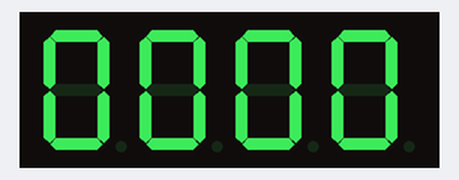
A sketch run on a simulated Arduino Uno, built with avr-gcc and run on an emulated ATmega328P. Shown: 4-digit seven-segment display. Wiring (inferred from the names in the program): 4-digit 7-segment display, segments lit when HIGH: segments pin 6, pin 4, A4, A2, pin 7, pin 5, A3, A5; digit selects pin 8, pin 9, pin 10, A1. The segment pins are drawn as the display they are named for.

Above: at 0.4 s.
At 4.5 s:
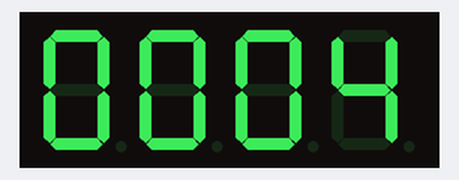
At 10.5 s:
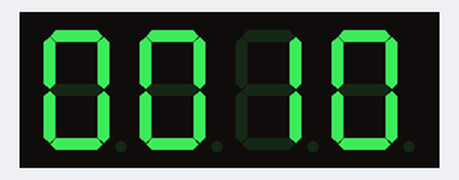
At 19.5 s:
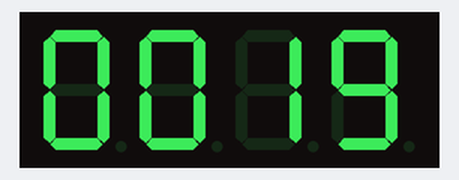
At 28.5 s:
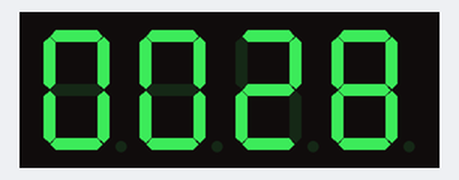
At 37.4 s:
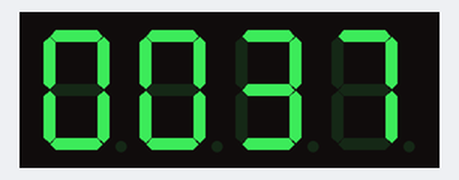

Measured:
- what the display in image 0 shows lasts 0.9 s, from 0.4 s to 1.3 s
- what the display in image 1 shows lasts 0.9 s, from 4.4 s to 5.3 s

The sketch:

sketch_HS420561K_glow.ino
```cpp
////////////////////////////////////////////////////////////////////////
//
//  Playing with 7-segment LED module HS420561K-C30 (common cathode)
//
////////////////////////////////////////////////////////////////////////
//
//  One 7-segment LED: segments A, B, C, D, E, F, G
//
//              0 = A B C D E F         0b00111111
//   AAAA       1 =   B C               0b00000110
//  F    B      2 = A B   D E   G       0b01011011
//  F    B      3 = A B C D     G       0b01001111
//  F    B      4 =   B C     F G       0b01100110
//   GGGG       5 = A   C D   F G       0b01101101
//  E    C      6 = A   C D E F G       0b01111101
//  E    C      7 = A B C               0b00000111
//  E    C      8 = A B C D E F G       0b01111111
//   DDDD       9 = A B C D   F G       0b01101111
//
////////////////////////////////////////////////////////////////////////
//
//  My schema: (v1)
//
//      D9 ---[  R 220Ω ]--- leg 11     (segment A)
//      D8 ---[  R 220Ω ]--- leg  7     (segment B)
//      D7 ---[  R 220Ω ]--- leg  4     (segment C)
//      D6 ---[  R 220Ω ]--- leg  2     (segment D)
//      D5 ---[  R 220Ω ]--- leg  1     (segment E)
//      D4 ---[  R 220Ω ]--- leg 10     (segment F)
//      D3 ---[  R 220Ω ]--- leg  5     (segment G)
//      D2 ---[  R 220Ω ]--- leg  3     (point)
//
//      A0 ----------------- leg 12     (cathode, digit 1)
//      A1 ----------------- leg  9     (cathode, digit 2)
//      A2 ----------------- leg  8     (cathode, digit 3)
//      A3 ----------------- leg  6     (cathode, digit 4)
//
////////////////////////////////////////////////////////////////////////
//
//      Module legs numbering:
//
//
//                     12  11  10   9   8   7
//                      |   |   |   |   |   |
//      +---------------+---+---+---+---+---+---------------+
//      |                                                   |
//      |      ---         ---         ---         ---      |
//      |     |   |       |   |       |   |       |   |     |
//      |     |   |       |   |   *   |   |       |   |     |
//      |      ---         ---         ---         ---      |
//      |     |   |       |   |   *   |   |       |   |     |
//      |     |   |       |   |       |   |       |   |     |
//      |      --- .       --- .       --- .       --- .    |
//      |                                                   |
//      +---------------------------------------------------+
//      |                   HS420561K-C30                   |
//      +---------------+---+---+---+---+---+---------------+
//                      |   |   |   |   |   |
//                      1   2   3   4   5   6
//
//
////////////////////////////////////////////////////////////////////////

// outputs connected to anodes (segments, connected to all digits)
// byte segmentPins[] = { 9, 8, 7, 6, 5, 4, 3, 2 }; // v1
byte segmentPins[] = { 6, 4, A4, A2, 7, 5, A3, A5 }; // step2.1

// outputs connected to cathodes (one cathode per digit)
// byte cathodePins[] = { A3, A2, A1, A0 }; // v1
byte cathodePins[] = { A1, 10, 9, 8 }; // step2.1

// uhmmm, you knowm, this is kinda... font!
// 0xHGFEDCBA
byte digitToSegments[] = {
    0b00111111,   // zero
    0b00000110,   // one
    0b01011011,   // two
    0b01001111,   // three
    0b01100110,   // four
    0b01101101,   // five
    0b01111101,   // six
    0b00000111,   // seven
    0b01111111,   // eight
    0b01101111,   // nine
    0b01110111,   // A
    0b01111100,   // B
    0b00111001,   // C
    0b01011110,   // D
    0b01111001,   // E
    0b01110001    // F
};

////////////////////////////////////////////////////////////////////////

// configure output wires connected to seven-segments
// all digit positions connected to same segments
// input value is bitmask
void setDigitSegments(byte segmentsBitmask) {
    // loop over all output legs
    for (byte i = 0; i < sizeof(segmentPins); i++) {
        // check one bit
        if (segmentsBitmask & (1 << i)) {
            // turn on this segment's LED
            digitalWrite(segmentPins[i], HIGH);
        } else {
            // turn off
            digitalWrite(segmentPins[i], LOW);
        }
    }
}

// configure output wires connected to common cathodes
// one digit position enabled, all others disabled
void setDigitPosition(byte digitPosition) {
    // loop over all four digits
    for (byte i = 0; i < sizeof(cathodePins); i++) {
        // if this is one to show
        if (i == digitPosition) {
            // LOW on cathode enables drain sink
            digitalWrite(cathodePins[i], LOW);
        } else {
            // HIGH on cathode disables drain (thus, no current)
            digitalWrite(cathodePins[i], HIGH);
        }
    }
}

// blank display
void clearDigitPosition() {
  setDigitPosition(255); // value far beyond
}

////////////////////////////////////////////////////////////////////////

/*

// Not in use in this version

// configure output wires connected to seven-segments
// input value is one (hexa)decimal digit
void setDigitValue(byte digitValue) {
    setDigitSegments(digitToSegments[digitValue]);
}

// all together, one digit
void showOneDigit(byte decimalValue, byte digitPosition, unsigned int microseconds) {
  setDigitValue(decimalValue);
  setDigitPosition(digitPosition);
  delayMicroseconds(microseconds);
  clearDigitPosition();
}

// all together, all digits
void showAllDigits(unsigned int value, unsigned int microseconds) {
    for (byte digitPosition = 0; digitPosition < 4; digitPosition++) {
        byte digitValue = value % 10;
        value = value / 10;
        showOneDigit(digitValue, digitPosition, 50);
    }
}

*/

////////////////////////////////////////////////////////////////////////

unsigned int value = 9999;
unsigned int valueNext = 0;

// kinda videoRAM
byte segments[4] = { 0, 0, 0, 0 };
byte segmentsNext[4] = { 0, 0, 0, 0 };

// refresh display & show all digits, one by one
void showSegments(unsigned int frameDelay) {
      for (byte digitPosition = 0; digitPosition < 4; digitPosition++) {
          setDigitSegments(segments[digitPosition]);
          setDigitPosition(digitPosition);
          delayMicroseconds(frameDelay);
          clearDigitPosition();
      }
}

// refresh display, show few frames
void showSegmentsTimes(unsigned int frameDelay, unsigned int times) {
    for (unsigned int frame = 0; frame < times; frame++) {
        showSegments(frameDelay);
    }
}

// do the magic: transition from one image and to another
void showSegmentsTransition(unsigned int frameDelay, unsigned int frameDelayNext) {
    for (byte digitPosition = 0; digitPosition < 4; digitPosition++) {
        // show old
        setDigitSegments(segments[digitPosition]);
        setDigitPosition(digitPosition);
        delayMicroseconds(frameDelay);

        // show new
        setDigitSegments(segmentsNext[digitPosition]);
        delayMicroseconds(frameDelayNext);

        clearDigitPosition();
    }
}

// misc: convert valueNext to segments bitmasks in segmentsNext
void prepareSegmentsNext() {
    unsigned int reminder = valueNext;

    for (byte digitPosition = 0; digitPosition < 4; digitPosition++) {
        byte digitValue = reminder % 10;
        reminder = reminder / 10;

        segmentsNext[digitPosition] = digitToSegments[digitValue];
    }
}

// do some weird thing: transition should fade first
void prepareSegmentsNextFade() {
    for (byte digitPosition = 0; digitPosition < 4; digitPosition++) {
        // on positions, where digit value is changed,..
        if (segmentsNext[digitPosition] != segments[digitPosition]) {
            // do fade-out (zero == no segments)
            segmentsNext[digitPosition] = 0;
        }
    }
}

// misc: copy segmentsNext to segments
void applySegmentsNext() {
    for (byte digitPosition = 0; digitPosition < 4; digitPosition++) {
        segments[digitPosition] = segmentsNext[digitPosition];
    }
}

// magic!
// transition from segments to segmentsNext
void glowTransition() {
    for (unsigned int frame = 5; frame < 195; frame++) {
        showSegmentsTransition(200-frame, frame);
    }
}

void setup() {
    for (byte i = 0; i < sizeof(segmentPins); i++) {
        pinMode(segmentPins[i], OUTPUT);
    }
    for (byte i = 0; i < sizeof(cathodePins); i++) {
        pinMode(cathodePins[i], OUTPUT);
    }
}

void loop() {
    // system timer
    valueNext = millis() / 1000 % 10000;

    if (value == valueNext) {
        // no changes
        showSegmentsTimes(200, 50);
    } else {
        // fade-out
        prepareSegmentsNext();
        prepareSegmentsNextFade();
        glowTransition();
        applySegmentsNext();

        // fade-in
        prepareSegmentsNext();
        glowTransition();
        applySegmentsNext();

        value = valueNext;
    }
}
```
